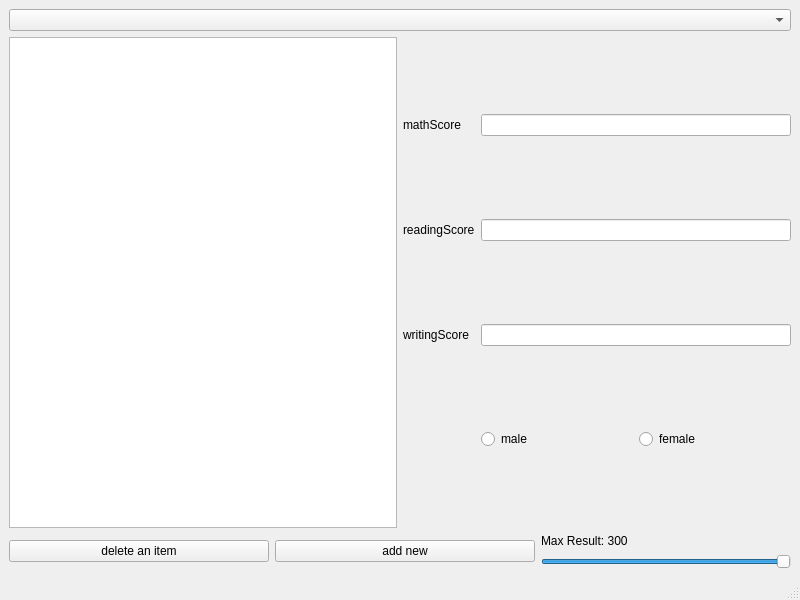
<?xml version="1.0" encoding="UTF-8"?>
<ui version="4.0">
 <class>MainWindow</class>
 <widget class="QMainWindow" name="MainWindow">
  <property name="geometry">
   <rect>
    <x>0</x>
    <y>0</y>
    <width>800</width>
    <height>600</height>
   </rect>
  </property>
  <property name="windowTitle">
   <string>MainWindow</string>
  </property>
  <widget class="QWidget" name="centralwidget">
   <layout class="QVBoxLayout" name="verticalLayout">
    <item>
     <layout class="QVBoxLayout" name="verticalLayout_2">
      <item>
       <widget class="QComboBox" name="comboBox"/>
      </item>
      <item>
       <layout class="QHBoxLayout" name="horizontalLayout">
        <item>
         <widget class="QTableView" name="tableView">
          <property name="sortingEnabled">
           <bool>true</bool>
          </property>
         </widget>
        </item>
        <item>
         <layout class="QGridLayout" name="gridLayout">
          <item row="2" column="1">
           <widget class="QLabel" name="writingScoreLabel">
            <property name="text">
             <string>writingScore</string>
            </property>
           </widget>
          </item>
          <item row="1" column="3">
           <widget class="QLineEdit" name="readingLine"/>
          </item>
          <item row="2" column="3">
           <widget class="QLineEdit" name="writingLine"/>
          </item>
          <item row="1" column="1">
           <widget class="QLabel" name="readingScoreLabel">
            <property name="text">
             <string>readingScore</string>
            </property>
           </widget>
          </item>
          <item row="0" column="1">
           <widget class="QLabel" name="mathScoreLabel">
            <property name="text">
             <string>mathScore</string>
            </property>
           </widget>
          </item>
          <item row="0" column="3">
           <widget class="QLineEdit" name="mathLine"/>
          </item>
          <item row="3" column="3">
           <layout class="QHBoxLayout" name="horizontalLayout_3">
            <item>
             <widget class="QRadioButton" name="maleRadioButton">
              <property name="text">
               <string>male</string>
              </property>
             </widget>
            </item>
            <item>
             <widget class="QRadioButton" name="femaleRadioButton">
              <property name="text">
               <string>female</string>
              </property>
             </widget>
            </item>
           </layout>
          </item>
         </layout>
        </item>
       </layout>
      </item>
      <item>
       <layout class="QHBoxLayout" name="horizontalLayout_2">
        <item>
         <widget class="QPushButton" name="deleteButton">
          <property name="minimumSize">
           <size>
            <width>250</width>
            <height>0</height>
           </size>
          </property>
          <property name="text">
           <string>delete an item</string>
          </property>
         </widget>
        </item>
        <item>
         <widget class="QPushButton" name="addRowButton">
          <property name="minimumSize">
           <size>
            <width>250</width>
            <height>0</height>
           </size>
          </property>
          <property name="text">
           <string>add new</string>
          </property>
         </widget>
        </item>
        <item>
         <layout class="QVBoxLayout" name="verticalLayout_3">
          <item>
           <widget class="QLabel" name="label">
            <property name="text">
             <string>Max Result: 300</string>
            </property>
           </widget>
          </item>
          <item>
           <widget class="QSlider" name="slide_lb">
            <property name="maximumSize">
             <size>
              <width>250</width>
              <height>25</height>
             </size>
            </property>
            <property name="maximum">
             <number>300</number>
            </property>
            <property name="value">
             <number>300</number>
            </property>
            <property name="orientation">
             <enum>Qt::Horizontal</enum>
            </property>
           </widget>
          </item>
         </layout>
        </item>
       </layout>
      </item>
     </layout>
    </item>
   </layout>
  </widget>
  <widget class="QMenuBar" name="menubar">
   <property name="geometry">
    <rect>
     <x>0</x>
     <y>0</y>
     <width>800</width>
     <height>22</height>
    </rect>
   </property>
  </widget>
  <widget class="QStatusBar" name="statusbar"/>
 </widget>
 <resources/>
 <connections/>
</ui>
